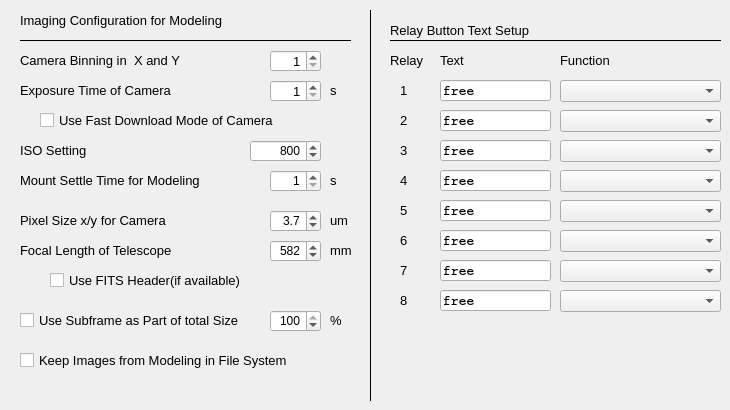
     <widget class="QWidget" name="tab_13">
      <attribute name="title">
       <string>Image / Relay</string>
      </attribute>
      <widget class="QCheckBox" name="checkFastDownload">
       <property name="geometry">
        <rect>
         <x>40</x>
         <y>110</y>
         <width>311</width>
         <height>20</height>
        </rect>
       </property>
       <property name="font">
        <font>
         <pointsize>10</pointsize>
        </font>
       </property>
       <property name="toolTip">
        <string>Use Highspeed download of CCD camera if availabe</string>
       </property>
       <property name="text">
        <string>Use Fast Download Mode of Camera</string>
       </property>
       <property name="checked">
        <bool>false</bool>
       </property>
      </widget>
      <widget class="QCheckBox" name="checkKeepImages">
       <property name="geometry">
        <rect>
         <x>20</x>
         <y>350</y>
         <width>331</width>
         <height>20</height>
        </rect>
       </property>
       <property name="font">
        <font>
         <pointsize>10</pointsize>
        </font>
       </property>
       <property name="toolTip">
        <string>Checked if you would like to keep the images of modeling session</string>
       </property>
       <property name="layoutDirection">
        <enum>Qt::LeftToRight</enum>
       </property>
       <property name="text">
        <string>Keep Images from Modeling in File System</string>
       </property>
       <property name="checked">
        <bool>false</bool>
       </property>
      </widget>
      <widget class="QLabel" name="label_38">
       <property name="geometry">
        <rect>
         <x>20</x>
         <y>170</y>
         <width>191</width>
         <height>21</height>
        </rect>
       </property>
       <property name="font">
        <font>
         <pointsize>10</pointsize>
        </font>
       </property>
       <property name="text">
        <string>Mount Settle Time for Modeling</string>
       </property>
      </widget>
      <widget class="QLabel" name="label_173">
       <property name="geometry">
        <rect>
         <x>330</x>
         <y>310</y>
         <width>16</width>
         <height>21</height>
        </rect>
       </property>
       <property name="font">
        <font>
         <pointsize>10</pointsize>
        </font>
       </property>
       <property name="text">
        <string>%</string>
       </property>
      </widget>
      <widget class="QLabel" name="label_39">
       <property name="geometry">
        <rect>
         <x>20</x>
         <y>80</y>
         <width>251</width>
         <height>21</height>
        </rect>
       </property>
       <property name="font">
        <font>
         <pointsize>10</pointsize>
        </font>
       </property>
       <property name="text">
        <string>Exposure Time of Camera</string>
       </property>
      </widget>
      <widget class="QSpinBox" name="cameraBin">
       <property name="geometry">
        <rect>
         <x>270</x>
         <y>50</y>
         <width>51</width>
         <height>22</height>
        </rect>
       </property>
       <property name="font">
        <font>
         <pointsize>10</pointsize>
        </font>
       </property>
       <property name="contextMenuPolicy">
        <enum>Qt::ActionsContextMenu</enum>
       </property>
       <property name="toolTip">
        <string>sets the camera bin</string>
       </property>
       <property name="alignment">
        <set>Qt::AlignRight|Qt::AlignTrailing|Qt::AlignVCenter</set>
       </property>
       <property name="minimum">
        <number>1</number>
       </property>
       <property name="maximum">
        <number>3</number>
       </property>
       <property name="value">
        <number>1</number>
       </property>
      </widget>
      <widget class="QDoubleSpinBox" name="scaleSubframe">
       <property name="geometry">
        <rect>
         <x>270</x>
         <y>310</y>
         <width>51</width>
         <height>22</height>
        </rect>
       </property>
       <property name="toolTip">
        <string>&lt;html&gt;&lt;head/&gt;&lt;body&gt;&lt;p&gt;sets the percentage of frame size for subframe &lt;/p&gt;&lt;/body&gt;&lt;/html&gt;</string>
       </property>
       <property name="alignment">
        <set>Qt::AlignRight|Qt::AlignTrailing|Qt::AlignVCenter</set>
       </property>
       <property name="decimals">
        <number>0</number>
       </property>
       <property name="minimum">
        <double>10.000000000000000</double>
       </property>
       <property name="maximum">
        <double>100.000000000000000</double>
       </property>
       <property name="singleStep">
        <double>10.000000000000000</double>
       </property>
       <property name="value">
        <double>100.000000000000000</double>
       </property>
      </widget>
      <widget class="QLabel" name="label_163">
       <property name="geometry">
        <rect>
         <x>20</x>
         <y>10</y>
         <width>331</width>
         <height>21</height>
        </rect>
       </property>
       <property name="font">
        <font>
         <pointsize>10</pointsize>
        </font>
       </property>
       <property name="text">
        <string>Imaging Configuration for Modeling</string>
       </property>
      </widget>
      <widget class="QDoubleSpinBox" name="isoSetting">
       <property name="geometry">
        <rect>
         <x>250</x>
         <y>140</y>
         <width>71</width>
         <height>22</height>
        </rect>
       </property>
       <property name="toolTip">
        <string>Sets the iso setting</string>
       </property>
       <property name="alignment">
        <set>Qt::AlignRight|Qt::AlignTrailing|Qt::AlignVCenter</set>
       </property>
       <property name="decimals">
        <number>0</number>
       </property>
       <property name="minimum">
        <double>100.000000000000000</double>
       </property>
       <property name="maximum">
        <double>128000.000000000000000</double>
       </property>
       <property name="singleStep">
        <double>100.000000000000000</double>
       </property>
       <property name="value">
        <double>800.000000000000000</double>
       </property>
      </widget>
      <widget class="QCheckBox" name="checkDoSubframe">
       <property name="geometry">
        <rect>
         <x>20</x>
         <y>310</y>
         <width>231</width>
         <height>21</height>
        </rect>
       </property>
       <property name="font">
        <font>
         <pointsize>10</pointsize>
        </font>
       </property>
       <property name="toolTip">
        <string>&lt;html&gt;&lt;head/&gt;&lt;body&gt;&lt;p&gt;If checked, subframes were used if possible&lt;/p&gt;&lt;/body&gt;&lt;/html&gt;</string>
       </property>
       <property name="text">
        <string>Use Subframe as Part of total Size</string>
       </property>
       <property name="checked">
        <bool>false</bool>
       </property>
      </widget>
      <widget class="Line" name="line_25">
       <property name="geometry">
        <rect>
         <x>20</x>
         <y>30</y>
         <width>331</width>
         <height>21</height>
        </rect>
       </property>
       <property name="font">
        <font>
         <pointsize>10</pointsize>
        </font>
       </property>
       <property name="frameShadow">
        <enum>QFrame::Plain</enum>
       </property>
       <property name="orientation">
        <enum>Qt::Horizontal</enum>
       </property>
      </widget>
      <widget class="QLabel" name="label_172">
       <property name="geometry">
        <rect>
         <x>20</x>
         <y>140</y>
         <width>181</width>
         <height>21</height>
        </rect>
       </property>
       <property name="font">
        <font>
         <pointsize>10</pointsize>
        </font>
       </property>
       <property name="text">
        <string>ISO Setting</string>
       </property>
      </widget>
      <widget class="QLabel" name="label_167">
       <property name="geometry">
        <rect>
         <x>330</x>
         <y>210</y>
         <width>21</width>
         <height>21</height>
        </rect>
       </property>
       <property name="font">
        <font>
         <pointsize>10</pointsize>
        </font>
       </property>
       <property name="text">
        <string>um</string>
       </property>
      </widget>
      <widget class="QLabel" name="label_168">
       <property name="geometry">
        <rect>
         <x>20</x>
         <y>240</y>
         <width>181</width>
         <height>21</height>
        </rect>
       </property>
       <property name="font">
        <font>
         <pointsize>10</pointsize>
        </font>
       </property>
       <property name="text">
        <string>Focal Length of Telescope</string>
       </property>
      </widget>
      <widget class="Line" name="line_55">
       <property name="geometry">
        <rect>
         <x>360</x>
         <y>10</y>
         <width>21</width>
         <height>391</height>
        </rect>
       </property>
       <property name="frameShadow">
        <enum>QFrame::Plain</enum>
       </property>
       <property name="orientation">
        <enum>Qt::Vertical</enum>
       </property>
      </widget>
      <widget class="QLabel" name="label_40">
       <property name="geometry">
        <rect>
         <x>20</x>
         <y>50</y>
         <width>251</width>
         <height>21</height>
        </rect>
       </property>
       <property name="font">
        <font>
         <pointsize>10</pointsize>
        </font>
       </property>
       <property name="text">
        <string>Camera Binning in  X and Y</string>
       </property>
      </widget>
      <widget class="QLabel" name="label_166">
       <property name="geometry">
        <rect>
         <x>20</x>
         <y>210</y>
         <width>171</width>
         <height>21</height>
        </rect>
       </property>
       <property name="font">
        <font>
         <pointsize>10</pointsize>
        </font>
       </property>
       <property name="text">
        <string>Pixel Size x/y for Camera</string>
       </property>
      </widget>
      <widget class="QLabel" name="label_164">
       <property name="geometry">
        <rect>
         <x>330</x>
         <y>80</y>
         <width>16</width>
         <height>21</height>
        </rect>
       </property>
       <property name="font">
        <font>
         <pointsize>10</pointsize>
        </font>
       </property>
       <property name="text">
        <string>s</string>
       </property>
      </widget>
      <widget class="QDoubleSpinBox" name="pixelSize">
       <property name="geometry">
        <rect>
         <x>270</x>
         <y>210</y>
         <width>51</width>
         <height>22</height>
        </rect>
       </property>
       <property name="toolTip">
        <string>Pixel size of camera</string>
       </property>
       <property name="alignment">
        <set>Qt::AlignRight|Qt::AlignTrailing|Qt::AlignVCenter</set>
       </property>
       <property name="decimals">
        <number>1</number>
       </property>
       <property name="maximum">
        <double>25.000000000000000</double>
       </property>
       <property name="singleStep">
        <double>0.100000000000000</double>
       </property>
       <property name="value">
        <double>3.700000000000000</double>
       </property>
      </widget>
      <widget class="QLabel" name="label_169">
       <property name="geometry">
        <rect>
         <x>330</x>
         <y>240</y>
         <width>21</width>
         <height>21</height>
        </rect>
       </property>
       <property name="font">
        <font>
         <pointsize>10</pointsize>
        </font>
       </property>
       <property name="text">
        <string>mm</string>
       </property>
      </widget>
      <widget class="QDoubleSpinBox" name="focalLength">
       <property name="geometry">
        <rect>
         <x>270</x>
         <y>240</y>
         <width>51</width>
         <height>22</height>
        </rect>
       </property>
       <property name="toolTip">
        <string>resulting focal length - please think of reducers etc.</string>
       </property>
       <property name="alignment">
        <set>Qt::AlignRight|Qt::AlignTrailing|Qt::AlignVCenter</set>
       </property>
       <property name="decimals">
        <number>0</number>
       </property>
       <property name="maximum">
        <double>5000.000000000000000</double>
       </property>
       <property name="singleStep">
        <double>1.000000000000000</double>
       </property>
       <property name="value">
        <double>582.000000000000000</double>
       </property>
      </widget>
      <widget class="QLabel" name="label_165">
       <property name="geometry">
        <rect>
         <x>330</x>
         <y>170</y>
         <width>16</width>
         <height>21</height>
        </rect>
       </property>
       <property name="font">
        <font>
         <pointsize>10</pointsize>
        </font>
       </property>
       <property name="text">
        <string>s</string>
       </property>
      </widget>
      <widget class="QSpinBox" name="cameraExposure">
       <property name="geometry">
        <rect>
         <x>270</x>
         <y>80</y>
         <width>51</width>
         <height>22</height>
        </rect>
       </property>
       <property name="font">
        <font>
         <pointsize>10</pointsize>
        </font>
       </property>
       <property name="contextMenuPolicy">
        <enum>Qt::ActionsContextMenu</enum>
       </property>
       <property name="toolTip">
        <string>sets the exposure time</string>
       </property>
       <property name="alignment">
        <set>Qt::AlignRight|Qt::AlignTrailing|Qt::AlignVCenter</set>
       </property>
       <property name="minimum">
        <number>1</number>
       </property>
       <property name="maximum">
        <number>10</number>
       </property>
       <property name="value">
        <number>1</number>
       </property>
      </widget>
      <widget class="QDoubleSpinBox" name="settlingTime">
       <property name="geometry">
        <rect>
         <x>270</x>
         <y>170</y>
         <width>51</width>
         <height>22</height>
        </rect>
       </property>
       <property name="toolTip">
        <string>Sets the time to wait after mount stop before imaging</string>
       </property>
       <property name="alignment">
        <set>Qt::AlignRight|Qt::AlignTrailing|Qt::AlignVCenter</set>
       </property>
       <property name="decimals">
        <number>0</number>
       </property>
       <property name="minimum">
        <double>1.000000000000000</double>
       </property>
       <property name="maximum">
        <double>100.000000000000000</double>
       </property>
       <property name="singleStep">
        <double>1.000000000000000</double>
       </property>
       <property name="value">
        <double>1.000000000000000</double>
       </property>
      </widget>
      <widget class="QLineEdit" name="relay8Text">
       <property name="geometry">
        <rect>
         <x>440</x>
         <y>290</y>
         <width>111</width>
         <height>21</height>
        </rect>
       </property>
       <property name="font">
        <font>
         <family>Courier</family>
         <pointsize>10</pointsize>
         <weight>75</weight>
         <bold>true</bold>
        </font>
       </property>
       <property name="mouseTracking">
        <bool>false</bool>
       </property>
       <property name="acceptDrops">
        <bool>false</bool>
       </property>
       <property name="toolTip">
        <string>&lt;html&gt;&lt;head/&gt;&lt;body&gt;&lt;p&gt;Button text for relay&lt;/p&gt;&lt;/body&gt;&lt;/html&gt;</string>
       </property>
       <property name="layoutDirection">
        <enum>Qt::RightToLeft</enum>
       </property>
       <property name="text">
        <string>free</string>
       </property>
       <property name="alignment">
        <set>Qt::AlignLeading|Qt::AlignLeft|Qt::AlignVCenter</set>
       </property>
       <property name="readOnly">
        <bool>false</bool>
       </property>
      </widget>
      <widget class="QLabel" name="label_162">
       <property name="geometry">
        <rect>
         <x>400</x>
         <y>110</y>
         <width>31</width>
         <height>21</height>
        </rect>
       </property>
       <property name="font">
        <font>
         <pointsize>10</pointsize>
        </font>
       </property>
       <property name="text">
        <string>2</string>
       </property>
      </widget>
      <widget class="QLineEdit" name="relay1Text">
       <property name="geometry">
        <rect>
         <x>440</x>
         <y>80</y>
         <width>111</width>
         <height>21</height>
        </rect>
       </property>
       <property name="font">
        <font>
         <family>Courier</family>
         <pointsize>10</pointsize>
         <weight>75</weight>
         <bold>true</bold>
        </font>
       </property>
       <property name="mouseTracking">
        <bool>false</bool>
       </property>
       <property name="acceptDrops">
        <bool>false</bool>
       </property>
       <property name="toolTip">
        <string>&lt;html&gt;&lt;head/&gt;&lt;body&gt;&lt;p&gt;Button text for relay&lt;/p&gt;&lt;/body&gt;&lt;/html&gt;</string>
       </property>
       <property name="layoutDirection">
        <enum>Qt::RightToLeft</enum>
       </property>
       <property name="text">
        <string>free</string>
       </property>
       <property name="readOnly">
        <bool>false</bool>
       </property>
      </widget>
      <widget class="QLineEdit" name="relay6Text">
       <property name="geometry">
        <rect>
         <x>440</x>
         <y>230</y>
         <width>111</width>
         <height>21</height>
        </rect>
       </property>
       <property name="font">
        <font>
         <family>Courier</family>
         <pointsize>10</pointsize>
         <weight>75</weight>
         <bold>true</bold>
        </font>
       </property>
       <property name="mouseTracking">
        <bool>false</bool>
       </property>
       <property name="acceptDrops">
        <bool>false</bool>
       </property>
       <property name="toolTip">
        <string>&lt;html&gt;&lt;head/&gt;&lt;body&gt;&lt;p&gt;Button text for relay&lt;/p&gt;&lt;/body&gt;&lt;/html&gt;</string>
       </property>
       <property name="layoutDirection">
        <enum>Qt::RightToLeft</enum>
       </property>
       <property name="text">
        <string>free</string>
       </property>
       <property name="alignment">
        <set>Qt::AlignLeading|Qt::AlignLeft|Qt::AlignVCenter</set>
       </property>
       <property name="readOnly">
        <bool>false</bool>
       </property>
      </widget>
      <widget class="QLabel" name="label_148">
       <property name="geometry">
        <rect>
         <x>400</x>
         <y>200</y>
         <width>31</width>
         <height>21</height>
        </rect>
       </property>
       <property name="font">
        <font>
         <pointsize>10</pointsize>
        </font>
       </property>
       <property name="text">
        <string>5</string>
       </property>
      </widget>
      <widget class="QLineEdit" name="relay4Text">
       <property name="geometry">
        <rect>
         <x>440</x>
         <y>170</y>
         <width>111</width>
         <height>21</height>
        </rect>
       </property>
       <property name="font">
        <font>
         <family>Courier</family>
         <pointsize>10</pointsize>
         <weight>75</weight>
         <bold>true</bold>
        </font>
       </property>
       <property name="mouseTracking">
        <bool>false</bool>
       </property>
       <property name="acceptDrops">
        <bool>false</bool>
       </property>
       <property name="toolTip">
        <string>&lt;html&gt;&lt;head/&gt;&lt;body&gt;&lt;p&gt;Button text for relay&lt;/p&gt;&lt;/body&gt;&lt;/html&gt;</string>
       </property>
       <property name="layoutDirection">
        <enum>Qt::RightToLeft</enum>
       </property>
       <property name="text">
        <string>free</string>
       </property>
       <property name="alignment">
        <set>Qt::AlignLeading|Qt::AlignLeft|Qt::AlignVCenter</set>
       </property>
       <property name="readOnly">
        <bool>false</bool>
       </property>
      </widget>
      <widget class="QComboBox" name="relay1Function">
       <property name="geometry">
        <rect>
         <x>560</x>
         <y>80</y>
         <width>161</width>
         <height>22</height>
        </rect>
       </property>
      </widget>
      <widget class="QLabel" name="label_150">
       <property name="geometry">
        <rect>
         <x>400</x>
         <y>170</y>
         <width>31</width>
         <height>21</height>
        </rect>
       </property>
       <property name="font">
        <font>
         <pointsize>10</pointsize>
        </font>
       </property>
       <property name="text">
        <string>4</string>
       </property>
      </widget>
      <widget class="QLabel" name="label_161">
       <property name="geometry">
        <rect>
         <x>400</x>
         <y>230</y>
         <width>31</width>
         <height>21</height>
        </rect>
       </property>
       <property name="font">
        <font>
         <pointsize>10</pointsize>
        </font>
       </property>
       <property name="text">
        <string>6</string>
       </property>
      </widget>
      <widget class="QLabel" name="label_101">
       <property name="geometry">
        <rect>
         <x>400</x>
         <y>140</y>
         <width>31</width>
         <height>21</height>
        </rect>
       </property>
       <property name="font">
        <font>
         <pointsize>10</pointsize>
        </font>
       </property>
       <property name="text">
        <string>3</string>
       </property>
      </widget>
      <widget class="QComboBox" name="relay3Function">
       <property name="geometry">
        <rect>
         <x>560</x>
         <y>140</y>
         <width>161</width>
         <height>22</height>
        </rect>
       </property>
      </widget>
      <widget class="QComboBox" name="relay7Function">
       <property name="geometry">
        <rect>
         <x>560</x>
         <y>260</y>
         <width>161</width>
         <height>22</height>
        </rect>
       </property>
      </widget>
      <widget class="QLabel" name="label_191">
       <property name="geometry">
        <rect>
         <x>400</x>
         <y>260</y>
         <width>31</width>
         <height>21</height>
        </rect>
       </property>
       <property name="font">
        <font>
         <pointsize>10</pointsize>
        </font>
       </property>
       <property name="text">
        <string>7</string>
       </property>
      </widget>
      <widget class="QLabel" name="label_103">
       <property name="geometry">
        <rect>
         <x>390</x>
         <y>20</y>
         <width>331</width>
         <height>21</height>
        </rect>
       </property>
       <property name="font">
        <font>
         <pointsize>10</pointsize>
        </font>
       </property>
       <property name="text">
        <string>Relay Button Text Setup</string>
       </property>
      </widget>
      <widget class="QComboBox" name="relay5Function">
       <property name="geometry">
        <rect>
         <x>560</x>
         <y>200</y>
         <width>161</width>
         <height>22</height>
        </rect>
       </property>
      </widget>
      <widget class="QLabel" name="label_192">
       <property name="geometry">
        <rect>
         <x>400</x>
         <y>290</y>
         <width>31</width>
         <height>21</height>
        </rect>
       </property>
       <property name="font">
        <font>
         <pointsize>10</pointsize>
        </font>
       </property>
       <property name="text">
        <string>8</string>
       </property>
      </widget>
      <widget class="QLineEdit" name="relay5Text">
       <property name="geometry">
        <rect>
         <x>440</x>
         <y>200</y>
         <width>111</width>
         <height>21</height>
        </rect>
       </property>
       <property name="font">
        <font>
         <family>Courier</family>
         <pointsize>10</pointsize>
         <weight>75</weight>
         <bold>true</bold>
        </font>
       </property>
       <property name="mouseTracking">
        <bool>false</bool>
       </property>
       <property name="acceptDrops">
        <bool>false</bool>
       </property>
       <property name="toolTip">
        <string>&lt;html&gt;&lt;head/&gt;&lt;body&gt;&lt;p&gt;Button text for relay&lt;/p&gt;&lt;/body&gt;&lt;/html&gt;</string>
       </property>
       <property name="layoutDirection">
        <enum>Qt::RightToLeft</enum>
       </property>
       <property name="text">
        <string>free</string>
       </property>
       <property name="alignment">
        <set>Qt::AlignLeading|Qt::AlignLeft|Qt::AlignVCenter</set>
       </property>
       <property name="readOnly">
        <bool>false</bool>
       </property>
      </widget>
      <widget class="QLineEdit" name="relay3Text">
       <property name="geometry">
        <rect>
         <x>440</x>
         <y>140</y>
         <width>111</width>
         <height>21</height>
        </rect>
       </property>
       <property name="font">
        <font>
         <family>Courier</family>
         <pointsize>10</pointsize>
         <weight>75</weight>
         <bold>true</bold>
        </font>
       </property>
       <property name="mouseTracking">
        <bool>false</bool>
       </property>
       <property name="acceptDrops">
        <bool>false</bool>
       </property>
       <property name="toolTip">
        <string>&lt;html&gt;&lt;head/&gt;&lt;body&gt;&lt;p&gt;Button text for relay&lt;/p&gt;&lt;/body&gt;&lt;/html&gt;</string>
       </property>
       <property name="layoutDirection">
        <enum>Qt::RightToLeft</enum>
       </property>
       <property name="text">
        <string>free</string>
       </property>
       <property name="alignment">
        <set>Qt::AlignLeading|Qt::AlignLeft|Qt::AlignVCenter</set>
       </property>
       <property name="readOnly">
        <bool>false</bool>
       </property>
      </widget>
      <widget class="QLineEdit" name="relay7Text">
       <property name="geometry">
        <rect>
         <x>440</x>
         <y>260</y>
         <width>111</width>
         <height>21</height>
        </rect>
       </property>
       <property name="font">
        <font>
         <family>Courier</family>
         <pointsize>10</pointsize>
         <weight>75</weight>
         <bold>true</bold>
        </font>
       </property>
       <property name="mouseTracking">
        <bool>false</bool>
       </property>
       <property name="acceptDrops">
        <bool>false</bool>
       </property>
       <property name="toolTip">
        <string>&lt;html&gt;&lt;head/&gt;&lt;body&gt;&lt;p&gt;Button text for relay&lt;/p&gt;&lt;/body&gt;&lt;/html&gt;</string>
       </property>
       <property name="layoutDirection">
        <enum>Qt::RightToLeft</enum>
       </property>
       <property name="text">
        <string>free</string>
       </property>
       <property name="alignment">
        <set>Qt::AlignLeading|Qt::AlignLeft|Qt::AlignVCenter</set>
       </property>
       <property name="readOnly">
        <bool>false</bool>
       </property>
      </widget>
      <widget class="QLabel" name="label_41">
       <property name="geometry">
        <rect>
         <x>440</x>
         <y>50</y>
         <width>51</width>
         <height>21</height>
        </rect>
       </property>
       <property name="font">
        <font>
         <pointsize>10</pointsize>
        </font>
       </property>
       <property name="text">
        <string>Text</string>
       </property>
      </widget>
      <widget class="QLineEdit" name="relay2Text">
       <property name="geometry">
        <rect>
         <x>440</x>
         <y>110</y>
         <width>111</width>
         <height>21</height>
        </rect>
       </property>
       <property name="font">
        <font>
         <family>Courier</family>
         <pointsize>10</pointsize>
         <weight>75</weight>
         <bold>true</bold>
        </font>
       </property>
       <property name="mouseTracking">
        <bool>false</bool>
       </property>
       <property name="acceptDrops">
        <bool>false</bool>
       </property>
       <property name="toolTip">
        <string>&lt;html&gt;&lt;head/&gt;&lt;body&gt;&lt;p&gt;Button text for relay&lt;/p&gt;&lt;/body&gt;&lt;/html&gt;</string>
       </property>
       <property name="layoutDirection">
        <enum>Qt::RightToLeft</enum>
       </property>
       <property name="text">
        <string>free</string>
       </property>
       <property name="alignment">
        <set>Qt::AlignLeading|Qt::AlignLeft|Qt::AlignVCenter</set>
       </property>
       <property name="readOnly">
        <bool>false</bool>
       </property>
      </widget>
      <widget class="QComboBox" name="relay6Function">
       <property name="geometry">
        <rect>
         <x>560</x>
         <y>230</y>
         <width>161</width>
         <height>22</height>
        </rect>
       </property>
      </widget>
      <widget class="Line" name="line_22">
       <property name="geometry">
        <rect>
         <x>390</x>
         <y>30</y>
         <width>331</width>
         <height>21</height>
        </rect>
       </property>
       <property name="font">
        <font>
         <pointsize>10</pointsize>
        </font>
       </property>
       <property name="frameShadow">
        <enum>QFrame::Plain</enum>
       </property>
       <property name="orientation">
        <enum>Qt::Horizontal</enum>
       </property>
      </widget>
      <widget class="QComboBox" name="relay2Function">
       <property name="geometry">
        <rect>
         <x>560</x>
         <y>110</y>
         <width>161</width>
         <height>22</height>
        </rect>
       </property>
      </widget>
      <widget class="QComboBox" name="relay8Function">
       <property name="geometry">
        <rect>
         <x>560</x>
         <y>290</y>
         <width>161</width>
         <height>22</height>
        </rect>
       </property>
      </widget>
      <widget class="QLabel" name="label_36">
       <property name="geometry">
        <rect>
         <x>400</x>
         <y>80</y>
         <width>31</width>
         <height>21</height>
        </rect>
       </property>
       <property name="font">
        <font>
         <pointsize>10</pointsize>
        </font>
       </property>
       <property name="text">
        <string>1</string>
       </property>
      </widget>
      <widget class="QComboBox" name="relay4Function">
       <property name="geometry">
        <rect>
         <x>560</x>
         <y>170</y>
         <width>161</width>
         <height>22</height>
        </rect>
       </property>
      </widget>
      <widget class="QLabel" name="label_195">
       <property name="geometry">
        <rect>
         <x>560</x>
         <y>50</y>
         <width>51</width>
         <height>21</height>
        </rect>
       </property>
       <property name="font">
        <font>
         <pointsize>10</pointsize>
        </font>
       </property>
       <property name="text">
        <string>Function</string>
       </property>
      </widget>
      <widget class="QLabel" name="label_53">
       <property name="geometry">
        <rect>
         <x>390</x>
         <y>50</y>
         <width>51</width>
         <height>21</height>
        </rect>
       </property>
       <property name="font">
        <font>
         <pointsize>10</pointsize>
        </font>
       </property>
       <property name="text">
        <string>Relay</string>
       </property>
      </widget>
      <widget class="QCheckBox" name="checkUseFITSHeaders">
       <property name="geometry">
        <rect>
         <x>50</x>
         <y>270</y>
         <width>301</width>
         <height>20</height>
        </rect>
       </property>
       <property name="font">
        <font>
         <pointsize>10</pointsize>
        </font>
       </property>
       <property name="toolTip">
        <string>Checked if you would like to keep the images of modeling session</string>
       </property>
       <property name="layoutDirection">
        <enum>Qt::LeftToRight</enum>
       </property>
       <property name="text">
        <string>Use FITS Header(if available)</string>
       </property>
       <property name="checked">
        <bool>false</bool>
       </property>
      </widget>
     </widget>
